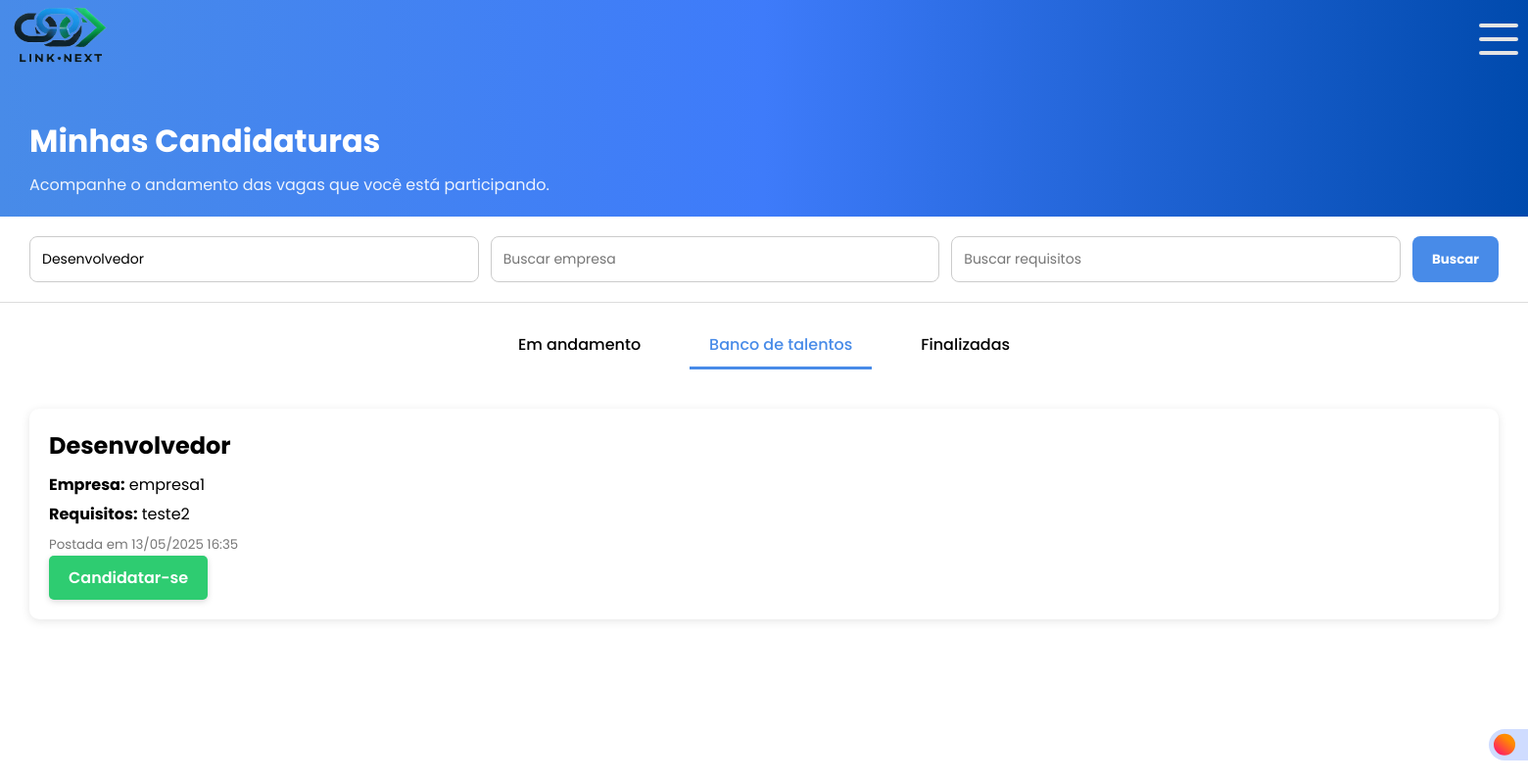
The app's page /candidato/minhas_candidaturas.php?descricao=Desenvolvedor (signed in) with its own data.
### tables this page shows
CREATE TABLE `vagas` (
  `id` int(11) NOT NULL,
  `empresa_id` int(11) NOT NULL,
  `descricao` text NOT NULL,
  `requisitos` text DEFAULT NULL,
  `data_postagem` timestamp NOT NULL DEFAULT current_timestamp()
);

CREATE TABLE `empresas` (
  `id` int(11) NOT NULL,
  `nome_empresa` varchar(255) NOT NULL,
  `email_empresa` varchar(255) NOT NULL,
  `cnpj_empresa` varchar(18) NOT NULL,
  `endereco_empresa` text NOT NULL,
  `telefone_empresa` varchar(15) NOT NULL,
  `area_atuacao` varchar(100) NOT NULL,
  `senha_empresa` varchar(255) NOT NULL,
  `created_at` timestamp NOT NULL DEFAULT current_timestamp(),
  `tipo_usuario` enum('candidato','empresa') NOT NULL DEFAULT 'empresa',
  `google_id` varchar(255) DEFAULT NULL
);

### candidato/minhas_candidaturas.php (the view, shortened to what this page needs)
<?php
require '../conexao.php';
$usuarioId = $_SESSION['usuario']['id'];
$aba       = $_GET['aba'] ?? 'banco';
$descricao  = $_GET['descricao']  ?? '';
$empresa    = $_GET['empresa']    ?? '';
$requisitos = $_GET['requisitos'] ?? '';
$where  = [];
$params = [];
if ($descricao)  { $where[] = 'v.descricao LIKE :descricao';   $params['descricao']  = "%$descricao%";   }
$clause = $where ? ' AND '.implode(' AND ', $where) : '';
$sqlB = "
    SELECT
      v.id,
      v.descricao,
      v.requisitos,
      v.data_postagem,
      e.nome_empresa
    FROM vagas v
    JOIN empresas e ON v.empresa_id = e.id
   WHERE NOT EXISTS (
           SELECT 1
             FROM candidato_vaga cv
            WHERE cv.vaga_id      = v.id
              AND cv.candidato_id = :usuario_id
              AND cv.status IN ('em_andamento','finalizada')
         )
     $clause
ORDER BY v.data_postagem DESC
";
$stmtBanco = $pdo->prepare($sqlB);
$stmtBanco->execute(array_merge(['usuario_id' => $usuarioId], $params));
$vagasBancoTalentos = $stmtBanco->fetchAll(PDO::FETCH_ASSOC);
switch ($aba) {
    case 'banco':
    default:            $vagas = $vagasBancoTalentos; break;
}
?>
<!DOCTYPE html>
<html lang="pt-BR">
<head>
  <link rel="stylesheet" href="/projeto_rh/css/minhascandidaturas.css">
</head>
<body>
  <label class="switch">
    <span class="slider"></span>
</label>
  <header>
    <div class="logo">
    <img src="/Projeto_RH/html/Assets/IMG/Link_Next_Logo_sem_fundo.png" alt="">
    </div>
  <div class="resp-but">
      <label for="checkbox" class="toggle">
        <div class="bars" id="bar1"></div>
        <div class="bars" id="bar2"></div>
        <div class="bars" id="bar3"></div>
      </label>
    </div>
  </header>
  <section class="hero">
    <h1>Minhas Candidaturas</h1>
    <p>Acompanhe o andamento das vagas que você está participando.</p>
  </section>
  <form method="GET" class="search-section">
    <input name="descricao"  placeholder="Buscar vaga"    value="<?=htmlspecialchars($descricao)?>">
    <input name="empresa"    placeholder="Buscar empresa"  value="<?=htmlspecialchars($empresa)?>">
    <input name="requisitos" placeholder="Buscar requisitos" value="<?=htmlspecialchars($requisitos)?>">
    <button type="submit">Buscar</button>
  </form>
  <div class="tabs">
    <div class="<?=$aba==='andamento'?'active':''?>"    onclick="mudarAba('andamento')">Em andamento</div>
    <div class="<?=$aba==='banco'?'active':''?>"         onclick="mudarAba('banco')">Banco de talentos</div>
    <div class="<?=$aba==='finalizadas'?'active':''?>"   onclick="mudarAba('finalizadas')">Finalizadas</div>
  </div>
  <?php if(count($vagas)>0): ?>
    <?php foreach($vagas as $vaga): ?>
      <div class="vaga">
        <h2><?=htmlspecialchars($vaga['descricao'])?></h2>
        <p><strong>Empresa:</strong> <?=htmlspecialchars($vaga['nome_empresa'])?></p>
        <p><strong>Requisitos:</strong> <?=htmlspecialchars($vaga['requisitos'])?></p>
        <small>Postada em <?=date('d/m/Y H:i',strtotime($vaga['data_postagem']))?></small>
        <?php if($aba==='banco'): ?>
  <form method="POST">
    <button name="candidatar">Candidatar-se</button>
  </form>
<?php endif; ?>
      </div>
    <?php endforeach; ?>
  <?php else: ?>
    <div class="empty-state">
      <p>Nenhuma vaga encontrada nesta aba.</p>
    </div>
  <?php endif; ?>
</body>
</html>

### css/minhascandidaturas.css (style rules this page uses)
* { margin: 0; padding: 0; box-sizing: border-box; font-family: "Poppins", sans-serif; }
header { background: linear-gradient(90deg, #488BE8 0%, #3e7bfa 50%, #004aad 100%); width: 100%; height: 80px; display: flex; }
.resp-but { margin-top: 20px; margin-left: 1400px; }
.logo img { height: 70px; width: 100px; margin-left: 10px; }
.toggle { position: relative; width: 40px; height: 40px; cursor: pointer; display: flex; flex-direction: column; align-items: center; justify-content: center; gap: 10px; transition-duration: .3s; }
.bars { width: 100%; height: 4px; background-color: #e4e4e4; border-radius: 5px; transition-duration: .3s; }
.hero { padding: 40px 30px 20px; background: linear-gradient(90deg, #488BE8 0%, #3e7bfa 50%, #004aad 100%); color: white; }
.hero h1 { margin: 0; font-size: 32px; }
.hero p { margin-top: 8px; font-size: 16px; opacity: 0.9; }
.search-section { background-color: white; padding: 20px 30px; display: flex; gap: 12px; border-bottom: 1px solid #ddd; }
.search-section input { padding: 12px; border: 1px solid #ccc; border-radius: 8px; font-size: 14px; flex: 1; }
.search-section button { background-color:#488BE8 ; color: white; padding: 12px 20px; border: none; border-radius: 8px; font-weight: bold; cursor: pointer; transition: .2s all ease-in-out; }
.tabs { display: flex; justify-content: center; gap: 30px; padding: 20px; background: #fff; }
.tabs div { padding: 10px 20px; cursor: pointer; font-weight: 500; border-bottom: 3px solid transparent; }
.tabs .active { border-color: #488BE8; color: #488BE8; }
.vaga { background-color: #fff; margin: 20px 30px; padding: 20px; border-radius: 10px; box-shadow: 0 2px 10px rgba(0,0,0,0.1); }
.vaga h2 { margin: 0 0 10px; }
.vaga p { margin: 5px 0; }
.vaga small { color: #777; }

### candidato/minhas_candidaturas.php (style rules this page uses)
.switch { display: block; --width-of-switch: 3.5em; --height-of-switch: 2em; --size-of-icon: 1.4em; --slider-offset: 0.3em; position: fixed; top: 93vh; left: 190vh; z-index: 9999999; width: var(--width-of-switch); height: var(--height-of-switch); }
.slider { position: absolute; cursor: pointer; top: 0; left: 0; right: 0; bottom: 0; background-color: #cfdcff; transition: .4s; border-radius: 30px; }
.slider:before { position: absolute; content: ""; height: var(--size-of-icon,1.4em); width: var(--size-of-icon,1.4em); border-radius: 20px; left: var(--slider-offset,0.3em); top: 50%; transform: translateY(-50%); background: linear-gradient(40deg,#ff0080,#ff8c00 70%); ; transition: .4s; }
.hero h1 { margin: 0; font-size: 32px; }
.hero p { margin-top: 8px; font-size: 16px; opacity: 0.9; }
.search-section { background-color: white; padding: 20px 30px; display: flex; gap: 12px; border-bottom: 1px solid #ddd; }
.search-section input { padding: 12px; border: 1px solid #ccc; border-radius: 8px; font-size: 14px; flex: 1; }
button[name="candidatar"] { background-color: #2ecc71; color: #fff; padding: 10px 20px; border: none; border-radius: 5px; font-size: 1rem; font-weight: 600; cursor: pointer; box-shadow: 0 2px 6px rgba(0,0,0,0.15); transition: .3s all ease-in-out; }
.tabs { display: flex; justify-content: center; gap: 30px; padding: 20px; background: #fff; }
.tabs div { padding: 10px 20px; cursor: pointer; font-weight: 500; border-bottom: 3px solid transparent; }
.vaga { background-color: #fff; margin: 20px 30px; padding: 20px; border-radius: 10px; box-shadow: 0 2px 10px rgba(0,0,0,0.1); }
.vaga h2 { margin: 0 0 10px; }
.vaga p { margin: 5px 0; }
.vaga small { color: #777; }

### records on screen
vagas: descricao "Desenvolvedor", empresa.nome_empresa "empresa1", requisitos "teste2", data_postagem "13/05/2025 16:35"
